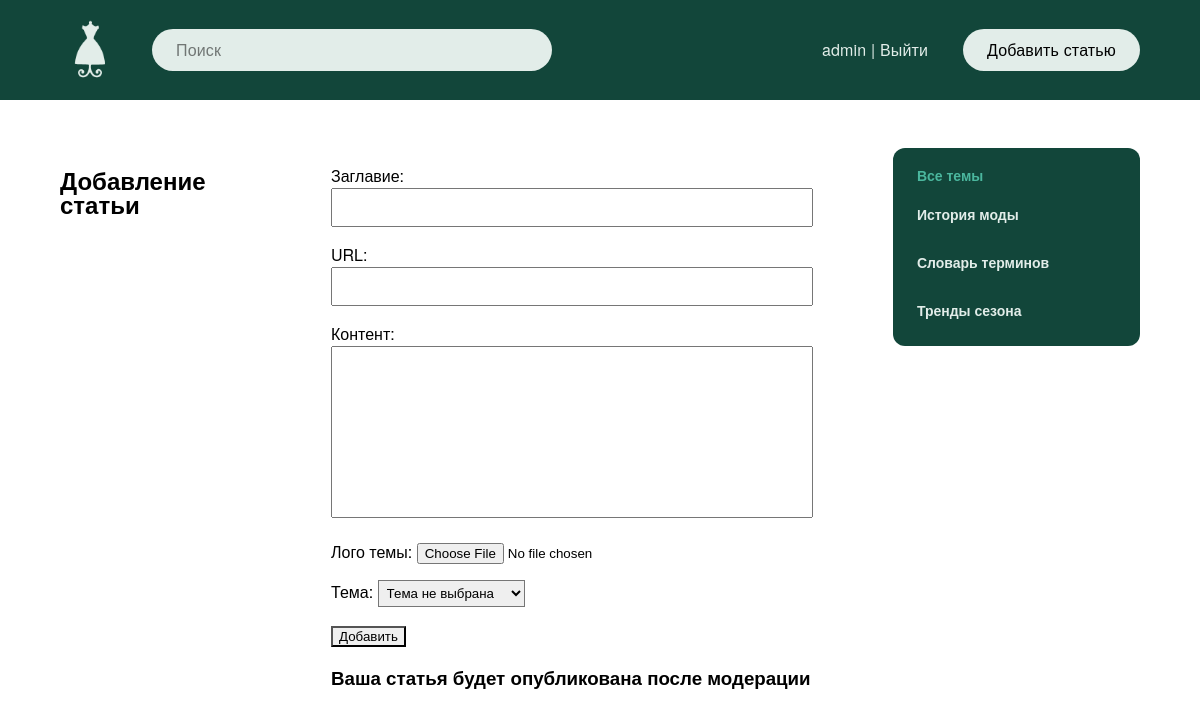
Screenshot of /add_page/ (signed in) with the database file from the repository.
### blog/models.py (models this page shows)
class Topic(models.Model):
    name = models.CharField(max_length=200, verbose_name='Тема')
    slug = models.SlugField(max_length=200, unique=True, verbose_name='URL')
    def __str__(self):
        return self.name
    def get_absolute_url(self):
        return reverse('top', kwargs={'top_slug': self.slug})
    class Meta:
        verbose_name = 'Тема'
        verbose_name_plural = 'Темы'

### blog/views.py (the view)
# urls.py: path('add_page/', AddPage.as_view(), name='add_page'),
class AddPage(LoginRequiredMixin, DataMixin, CreateView):
    form_class = AddPostForm
    template_name = 'blog/add_page.html'
    success_url = reverse_lazy('index')
    login_url = reverse_lazy('index')
    def get_context_data(self, *, object_list=None, **kwargs):
        context = super().get_context_data(**kwargs)
        t_def = self.get_user_context(title='Добавление статьи')
        return dict(list(context.items()) + list(t_def.items()))

### blog/forms.py (shortened to what this page needs)
class AddPostForm(forms.ModelForm):
    class Meta:
        model = Blog
        fields = ['title', 'slug', 'content', 'photo', 'topic']
        widgets = {
            'title': forms.TextInput(attrs={'class': 'form-input'}),
            'slug': forms.TextInput(attrs={'class': 'form-input'}),
            'content': forms.Textarea(attrs={'cols': 60, 'rows': 10, 'class': 'form-input'}),
        }
    def __init__(self, *args, **kwargs):
        super().__init__(*args, **kwargs)
        self.fields['topic'].empty_label = 'Тема не выбрана'

### blog/utils.py (called while the page is built)
    def get_user_context(self, **kwargs):
        context = kwargs
        topics = Topic.objects.annotate(Count('blog'))
        context['topics'] = topics
        if 'topic_selected' not in context:
            context['topic_selected'] = 0
        return context

### blog/templates/blog/add_page.html (shortened to what this page needs)
{% extends 'blog/base.html' %}
{% block content %}
<h2>{{ title }}</h2>
<form action="{% url 'add_page' %}" method="post" enctype="multipart/form-data">
    {{ form.as_p }}
    <button>Добавить</button>
    <h3>Ваша статья будет опубликована после модерации</h3>
</form>
{% endblock %}

### blog/templates/blog/base.html (shortened to what this page needs)
<!doctype html>
{% load static %}
<html lang="ru">
  <head>
    <link rel="stylesheet" href="{% static 'css/style.css' %}">
  </head>
  <body>
    {% include 'blog/navbar.html' %}
    <main class="main">
	<div class="container">
		<div class="main__wrapper">
        {% block content %}
        {% endblock %}
        <div class="sidebar">
          <div class="categories">
                  <ul class="categories__list">
                    {% if topic_selected == 0 %}
                      <li class="selected__item">Все темы</li>
                    {% else %}
                      <li class="categories__item"><a href="{% url 'index' %}">Все темы</a></li>
                    {% endif %}
                    {% for t in topics %}
                        {% if t.blog__count > 0 %}
                            {% if t.pk == topic_selected %}
                                <li class="selected__item">{{ t.name }}</li>
                            {% else %}
                                <li class="categories__item"><a href="{{ t.get_absolute_url }}">{{ t.name }}</a></li>
                            {% endif %}
                      {% endif %}
                    {% endfor%}
                  </ul>
            </div>
            </div>
        </div>
	</div>
</main>
</body>
</html>

### blog/templates/blog/navbar.html (shortened to what this page needs)
{% load static %}
<header class="header">
	  <div class="header__wrapper container">
		  <a href="/" class="header__logo">
			  <img
				  src="{% static 'images/logo.png' %}"
				  width={60}
				  height={60}
				  alt="Логотип"
			  />
		  </a>
		  <div class="header__middle">
				<form role="search" method="get" action="{% url 'search' %}">
			  <div class="header__search">
				  <label>
					  <input type="text" placeholder="Поиск" name="do" id="search">
				  </label>
			  </div>
			</form>
		  </div>
		  <div class="header__nav">
			  {% if request.user.is_authenticated %}
			  <div class="header__nav-item">
				  <button
					  type="button"
					  class="header__nav-btn"
				  >
					  {{ user.username }} | <a href="{% url 'logout' %}">Выйти</a>
				  </button>
			  </div>
			  {% endif %}
			  {% if request.user.is_authenticated %}
			  <div class="header__nav-item">
				  <a
					  class="button"
					  href="{% url 'add_page' %}"
				  >
					  Добавить статью
				  </a>
			  </div>
			  {% endif %}
		  </div>
	  </div>
  </header>

### blog/static/css/style.css (style rules this page uses)
*, *::before, *::after { box-sizing: border-box; }
html, body { margin: 0; padding: 0; }
html { font-family: 'Helvetica Neue', 'Arial', sans-serif; font-style: normal; font-weight: 400; font-size: 16px; line-height: 24px; color: black; background-color: #FFFFFF; -webkit-font-smoothing: antialiased; -moz-osx-font-smoothing: grayscale; text-rendering: optimizeLegibility; }
body { width: 100%; height: 100%; background-color: white; }
a { color: black; text-decoration: none; }
img, video { display: block; max-width: 100%; height: auto; }
textarea { resize: none; }
select { border-radius: 0; }
button, [type='button'], [type='reset'], [type='submit'] { appearance: none; }
.container { max-width: 1920px; margin: 0 auto; padding: 0 60px; }
.header { position: relative; padding: 20px 0; background-color: #12463A; }
.header__wrapper { display: flex; flex-wrap: wrap; align-items: center; justify-content: space-between; }
.header__logo { cursor: pointer; }
.header__logo img { width: 60px; height: 60px; }
.header__middle { margin-left: 32px; margin-right: auto; }
.header__search { position: relative; }
.header__search input { font-family: 'Helvetica Neue', 'Arial', sans-serif; font-weight: 400; font-size: 16px; line-height: 22px; letter-spacing: 0.01em; color: #000000; background-color: #E2EDE9; border: none; border-radius: 32px; padding: 10px 24px; min-width: 400px; transition: all 0.3s ease-in-out; }
.header__search input::placeholder { color: rgba(0, 0, 0, 0.5); }
.header__nav { display: flex; align-items: center; }
.header__nav-item { position: relative; display: flex; margin-left: 25px; }
.header__nav-btn { font-family: 'Helvetica Neue', 'Arial', sans-serif; font-weight: 400; font-size: 16px; line-height: 22px; letter-spacing: 0.01em; color: #E2EDE9; background-color: transparent; border: none; cursor: pointer; padding: 10px; }
.header__nav-btn a { font-family: 'Helvetica Neue', 'Arial', sans-serif; font-weight: 400 !important; font-size: 16px !important; line-height: 22px !important; letter-spacing: 0.01em !important; color: #E2EDE9 !important; }
.button { position: relative; display: inline-flex; justify-content: center; align-items: center; font-family: 'Helvetica Neue', 'Arial', sans-serif; font-weight: 400; font-size: 16px; line-height: 22px; letter-spacing: 0.01em; text-decoration: none; color: #000000; background-color: #E2EDE9; border-radius: 32px; border: none; cursor: pointer; padding: 10px 24px; transition: all 0.3s ease-in-out; }
.main__wrapper { position: relative; display: flex; gap: 80px; margin-top: 48px; margin-bottom: 48px; }
.sidebar { width: 300px; }
.categories__list { display: grid; grid-template-columns: 1fr; gap: 12px; list-style: none; margin: 0; background-color: #12463A; padding: 12px 0; border-radius: 12px; }
.categories__item { margin-right: 28px; margin-bottom: 12px; }
.selected__item, .categories__item a { font-family: 'Helvetica Neue', 'Arial', sans-serif; font-weight: 700; font-size: 14px; line-height: 20px; padding: 5px 24px; }
.categories__item a { color: #E2EDE9; }
.selected__item { color: #4BB79E; }
.form-input, #id_username, #id_password { width: 100%; padding: 10px; box-sizing: border-box; }
#id_topic { padding: 4px; }

### rows the page displays
Topic: name "История моды"
Topic: name "Словарь терминов"
Topic: name "Тренды сезона"

### other values shown
{{ user.username }} "admin"
{{ title }} "Добавление статьи"
